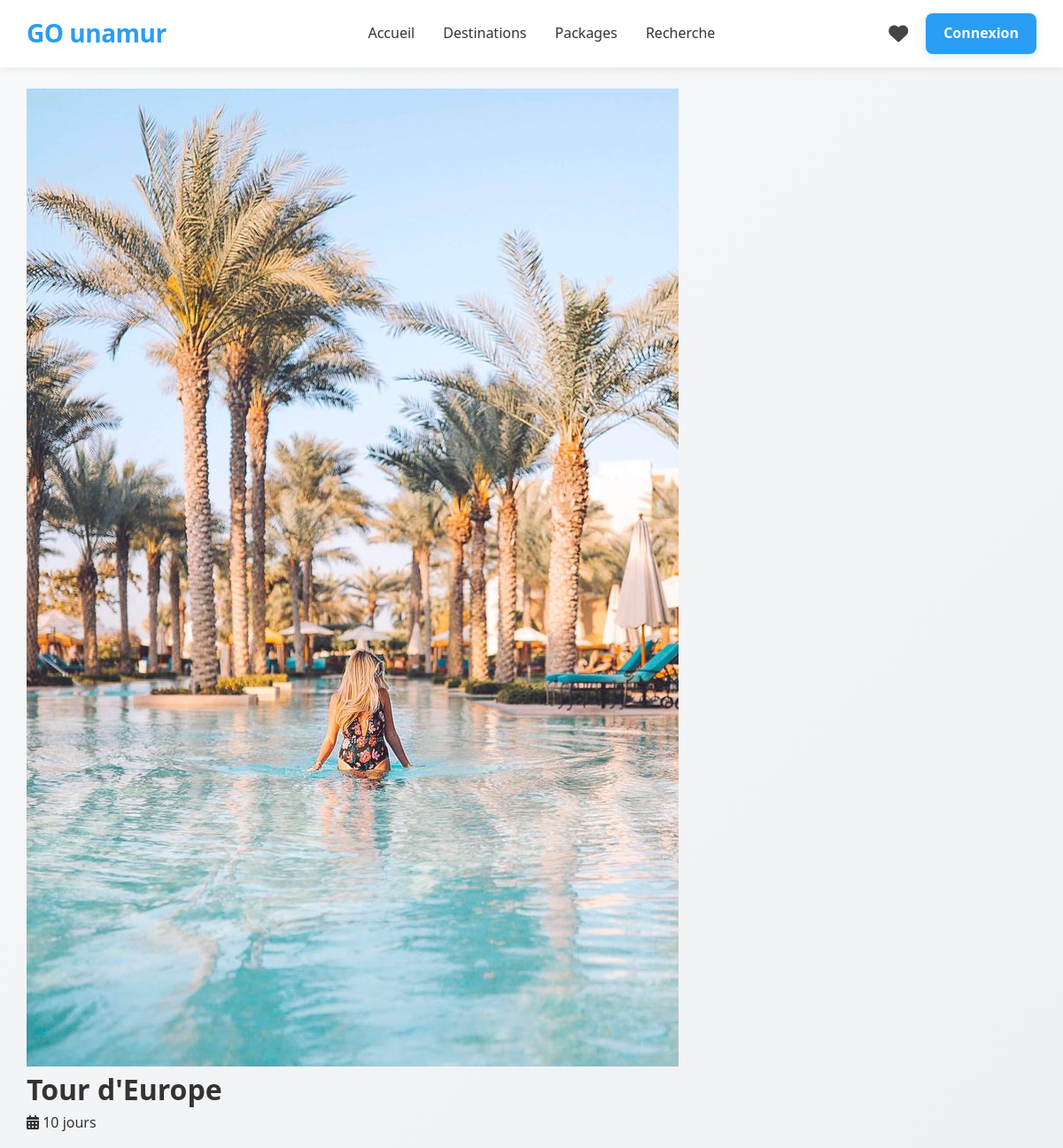
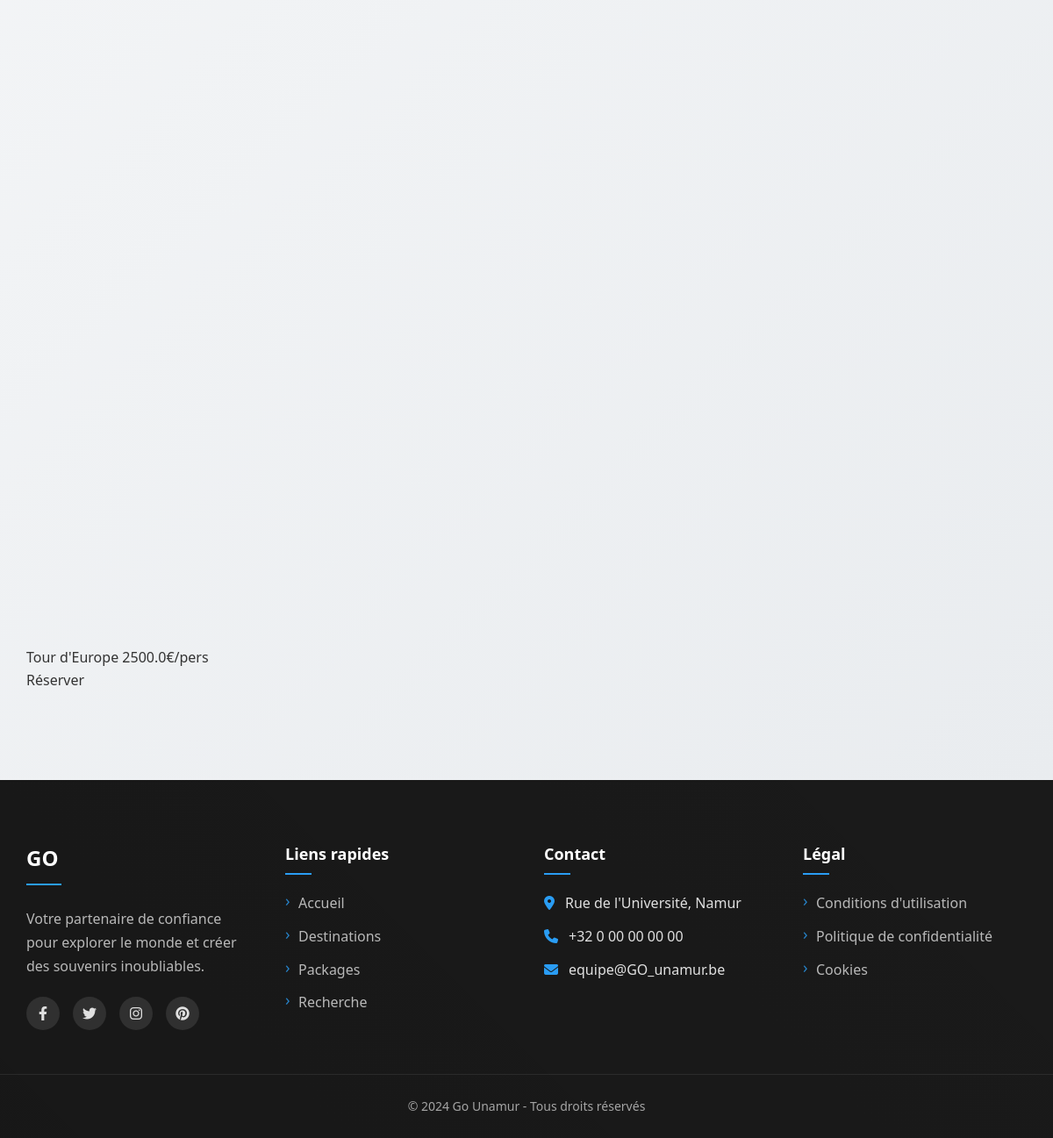
Screenshot of /package/1 with the database file from the repository (2 pictures, top to bottom).
### models/package.py (models this page shows)
class Package(Base):
    __tablename__ = "packages"
    id = Column(Integer, primary_key=True, index=True)
    name = Column(String, index=True)
    description = Column(Text)
    image_url = Column(String)
    duration = Column(Integer)  # en jours
    price = Column(Float)
    discount_price = Column(Float, nullable=True)
    is_promoted = Column(Boolean, default=False)
    included_services = Column(JSON)  # Liste des services inclus
    itinerary = Column(JSON)  # Détails de l'itinéraire
    created_at = Column(DateTime(timezone=True), server_default=func.now())
    updated_at = Column(DateTime(timezone=True), onupdate=func.now())
    destinations = relationship("Destination", secondary=package_destinations, backref="packages")

### main.py (the view)
@app.get("/package/{package_id}", response_class=HTMLResponse)
async def package_detail(request: Request, package_id: int, db: Session = Depends(get_db)):
    pkg_obj = db.query(Package).filter(Package.id == package_id).first()
    if not pkg_obj: raise HTTPException(status_code=404, detail="Package non trouvé")
    return templates.TemplateResponse("package-detail.html", {"request": request, "package": pkg_obj, "page_title": pkg_obj.name})

### templates/package-detail.html (shortened to what this page needs)
{% extends "base.html" %}
{% block head_styles %}
    <link rel="stylesheet" href="/static/css/package-detail.css">
{% endblock %}
{% block content %}
    <main class="package-detail-page">
        <div class="container">
            <div class="package-hero">
                <div class="package-hero-image">
                    <img src="{{ package.image_url }}"
                         alt="{{ package.name }}"
                         onerror="this.src='/static/images/packages/default.jpg'">
                    <div class="hero-overlay">
                        <div class="hero-content">
                            <h1>{{ package.name }}</h1>
                            <div class="package-meta">
                                <span class="duration">
                                    <i class="fas fa-calendar-alt"></i> {{ package.duration }} jours
                                </span>
                            </div>
                        </div>
                    </div>
                </div>
            </div>
            <div class="package-content">
            </div>
            <div class="floating-cta">
                <div class="cta-info">
                    <span class="cta-title">{{ package.name }}</span>
                    <span class="cta-price">{{ package.price }}€/pers</span>
                </div>
                <a href="/checkout/{{ package.id }}" class="cta-button">
                    Réserver
                </a>
            </div>
        </div>
    </main>
{% endblock %}

### static/css/style.css (style rules this page uses)
:root { --primary-color: #2a9df4; --primary-dark: #1e8fe0; --secondary-color: #ff6b6b; --accent-color: #ffbc42; --text-color: #333333; --text-light: #666666; --dark-gray: #444444; --white: #ffffff; --light-gray: #f5f5f5; --shadow: 0 2px 15px rgba(0, 0, 0, 0.08); --shadow-hover: 0 10px 25px rgba(0, 0, 0, 0.12); --card-shadow: 0 5px 20px rgba(0, 0, 0, 0.07); --border-radius: 8px; --transition: all 0.3s cubic-bezier(0.25, 0.8, 0.25, 1); --font-heading: 'Poppins', 'Segoe UI', sans-serif; --font-body: 'Segoe UI', Tahoma, Geneva, Verdana, sans-serif; }
* { margin: 0; padding: 0; box-sizing: border-box; }
body { font-family: var(--font-body); line-height: 1.6; color: var(--text-color); background-color: var(--white); font-size: 16px; }
a { text-decoration: none; color: inherit; transition: var(--transition); }
img { max-width: 100%; height: auto; display: block; }
.container { max-width: 1200px; margin: 0 auto; padding: 0 20px; width: 100%; }

### static/css/responsive.css (style rules this page uses)
@media (max-width: 1200px) { .container { padding: 0 30px; } }

### static/css/package-detail.css (style rules this page uses)
.package-detail-page { padding: 100px 0; background: linear-gradient(135deg, #f8f9fa 0%, #e9ecef 100%); min-height: 70vh; }

### rows the page displays
Package: image_url (picture), name "Tour d'Europe", duration "10", price "2500.0"
